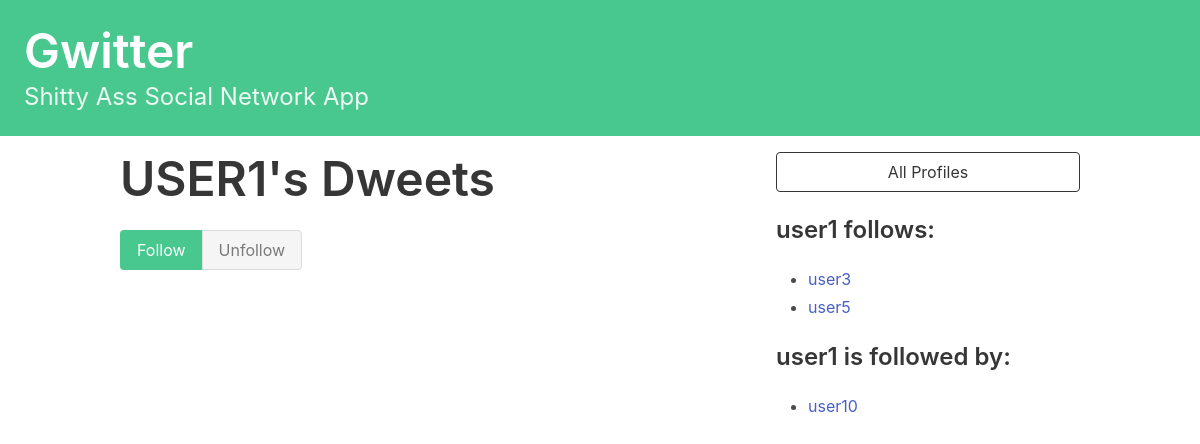
Page /gwitter/profile/user1 (signed in) on the earlier database version.
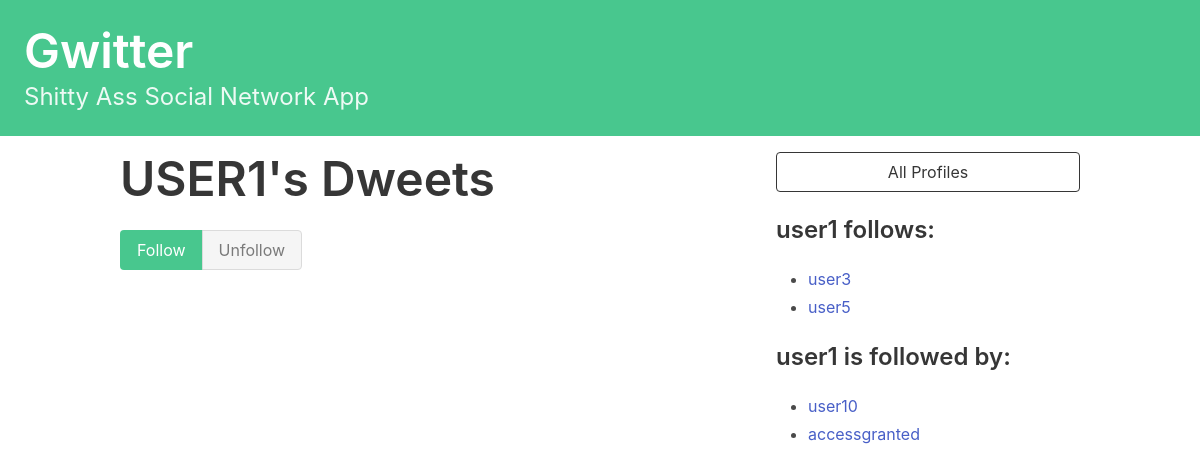
Same page on the later database version.
### gwitter/models.py (models this page shows, shortened)
class Profile(models.Model):
    user = models.OneToOneField(User, on_delete=models.CASCADE, related_name='profile')
    follows = models.ManyToManyField('self', related_name='followed_by', symmetrical=False, blank=True)
    def __str__(self):
        return f'{self.user.username}'

### gwitter/views.py (the view)
# urls.py: path('profile/<str:username>', profile, name='profile'),
def profile(request, username):
    if request.user.is_authenticated:
        if not hasattr(request.user, 'profile'):
            missing_profile = Profile(user=request.user)
            missing_profile.save()
        profile = Profile.objects.get(user=User.objects.get(username=username))
        current_user_profile = request.user.profile
        data = request.POST
        action = data.get('follow')
        if profile != current_user_profile:
            if action == 'follow':
                current_user_profile.follows.add(profile)
            elif action == 'unfollow':
                current_user_profile.follows.remove(profile)
            current_user_profile.save()
        user_follows = profile in request.user.profile.follows.all()
        return render(request, 'gwitter/profile.html',
                {'profile':profile, 'followers':len(profile.followed_by.all()),
                'follows':len(profile.follows.all()), 'user_follows':user_follows})

### gwitter/templates/gwitter/profile.html (shortened to what this page needs)
{% extends 'base.html' %}
{% block content %}
<div class="column">
    <div class="block">
    <h1 class="title is-1">
        {{profile.user.username|upper}}'s Dweets
    </h1>
    </div>
    <form method="post">
        <div class="buttons has-addons">
            {% if user_follows %}
                <button class="button is-success is-static">Follow</button>
                <button class="button is-danger" name="follow", value="unfollow">Unfollow</button>
            {% else %}
                <button class="button is-success" name="follow", value="follow">Follow</button>
                <button class="button is-danger is-static">Unfollow</button>
            {% endif %}
        </div>
    </form>
</div>
<div class="column is-one-third">
    <div class="block">
        <a href="{% url 'gwitter:profile-list' %}">
            <button class="button is-dark is-outlined is-fullwidth">
                All Profiles
            </button>
        </a>
    </div>
    <div class="block">
        <h3 class="title is-4">
            {{profile.user.username}} follows:
        </h3>
        <div class="content">
            <ul>
            {% for following in profile.follows.all %}
                <li>
                    <a href="{% url 'gwitter:profile' following.user.username %}">
                        {{ following }}
                    </a>
                </li>
            {% endfor %}
            </ul>
        </div>
    </div>
    <div class="block">
        <h3 class="title is-4">
            {{profile.user.username}} is followed by:
        </h3>
        <div class="content">
            <ul>
            {% for follower in profile.followed_by.all %}
                <li>
                    <a href="{% url 'gwitter:profile' follower.user.username %}">
                        {{ follower }}
                    </a>
                </li>
            {% endfor %}
            </ul>
        </div>
    </div>
</div>
{% endblock content %}

Differences in the rows shown:
added Profile: user.username "accessgranted", shown under "user1 is followed by:"
